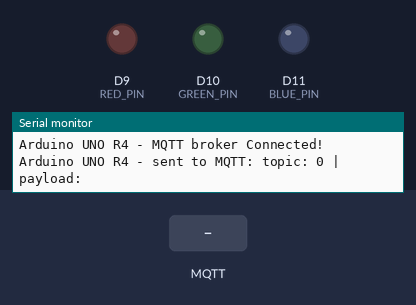
Bench run of a sketch on a simulated Arduino Uno R4 WiFi. Parts: output pins drawn as LEDs (lit = HIGH), the last lines printed to the serial monitor. The test bench sets the inputs (shaded band). WiFi joins after 1.5 s; servers stay silent unless stated; no MQTT or app messages arrive unless stated.

Above: at 12.7 s.
12.8 s: MQTT message "sunray_pckzy" arrives on the first subscribed topic
At 14.0 s:
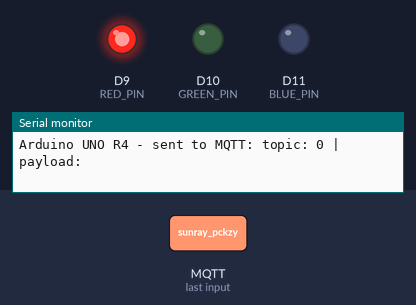
14.3 s: MQTT message "66070223/sunray_ohm" arrives on the first subscribed topic
At 15.3 s:
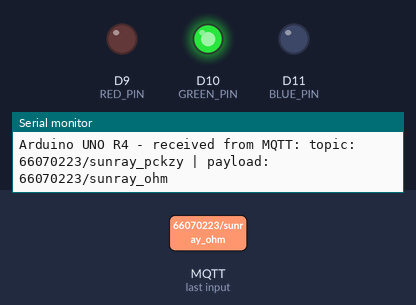
Timing chart, 0 to 17.3 s (numbered marks = the images above; inputs shaded):
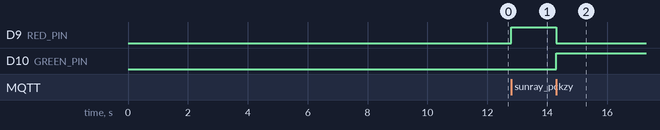

The sketch:

Sunrey.ino
```cpp
/*
 *
 * This Arduino UNO R4 code is made available for public use without any restriction
 *
 */

#include <WiFiS3.h>
#include <MQTTClient.h>

const char WIFI_SSID[] = ";-;";          // CHANGE TO YOUR WIFI SSID
const char WIFI_PASSWORD[] = "23092547";  // CHANGE TO YOUR WIFI PASSWORD

const char MQTT_BROKER_ADRRESS[] = "phycom.it.kmitl.ac.th";  // CHANGE TO MQTT BROKER'S ADDRESS
const int MQTT_PORT = 1883;
const char MQTT_CLIENT_ID[] = "Yumezuki";  // CHANGE IT AS YOU DESIRE
const char MQTT_USERNAME[] = "";                                            // CHANGE IT IF REQUIRED, empty if not required
const char MQTT_PASSWORD[] = "";                                            // CHANGE IT IF REQUIRED, empty if not required

// The MQTT topics that Arduino should publish/subscribe
const char PUBLISH_pckzy[] = "66070223/sunray_pckzy";
const char SUBSCRIBE_pckzy[] = "66070223/sunray_pckzy";  // ถ้ำของคุณปิ๊ก

const char PUBLISH_somchoon[] = "66070223/sunray_somchoon";
const char SUBSCRIBE_somchoon[] = "66070223/sunray_somchoon";  // ถ้ำของคุณส้มฉุน

const char PUBLISH_ohm[] = "66070223/sunray_ohm";
const char SUBSCRIBE_ohm[] = "66070223/sunray_ohm";  // ถ้ำของคุณโอม

const char PUBLISH_main[] = "66070223/sunray";
const char SUBSCRIBE_main[] = "66070223/sunray";  // ถ้ำของคุณโอม

const int PUBLISH_INTERVAL = 2 * 1000;  // 60 seconds

const int RED_PIN = 9;    // ขา Red
const int GREEN_PIN = 10;  // ขา Green
const int BLUE_PIN = 11;   // ขา Blue

WiFiClient network;
MQTTClient mqtt = MQTTClient(256);

unsigned long lastPublishTime = 0;

int sunray_pckzy = 0;
int sunray_somchoon = 0;
int sunray_ohm = 0;

int MAX = 0;
String who;

void setup() {
  Serial.begin(9600);

  pinMode(RED_PIN, OUTPUT);
  pinMode(GREEN_PIN, OUTPUT);
  pinMode(BLUE_PIN, OUTPUT);

  int status = WL_IDLE_STATUS;
  while (status != WL_CONNECTED) {
    Serial.print("Arduino UNO R4 - Attempting to connect to SSID: ");
    Serial.println(WIFI_SSID);
    // Connect to WPA/WPA2 network. Change this line if using open or WEP network:
    status = WiFi.begin(WIFI_SSID, WIFI_PASSWORD);

    // wait 10 seconds for connection:
    delay(10000);
  }
  // print your board's IP address:
  Serial.print("IP Address: ");
  Serial.println(WiFi.localIP());

  connectToMQTT();
}

void loop() {
  mqtt.loop();

  if (millis() - lastPublishTime > PUBLISH_INTERVAL) {
    sendToMQTT();
    lastPublishTime = millis();
  }
}

void connectToMQTT() {
  // Connect to the MQTT broker
  mqtt.begin(MQTT_BROKER_ADRRESS, MQTT_PORT, network);

  // Create a handler for incoming messages
  mqtt.onMessage(messageHandler);

  Serial.print("Arduino UNO R4 - Connecting to MQTT broker");

  while (!mqtt.connect(MQTT_CLIENT_ID, MQTT_USERNAME, MQTT_PASSWORD)) {
    Serial.print(".");
    delay(100);
  }
  Serial.println();

  if (!mqtt.connected()) {
    Serial.println("Arduino UNO R4 - MQTT broker Timeout!");
    return;
  }

  // Subscribe to a topic, the incoming messages are processed by messageHandler() function
  if (mqtt.subscribe(SUBSCRIBE_pckzy) &&
      mqtt.subscribe(SUBSCRIBE_somchoon) &&
      mqtt.subscribe(SUBSCRIBE_ohm)  &&
      mqtt.subscribe(SUBSCRIBE_main))
    Serial.print("Arduino UNO R4 - Subscribed to the topic: ");
  else
    Serial.print("Arduino UNO R4 - Failed to subscribe to the topic: ");

  Serial.print(SUBSCRIBE_pckzy);
  Serial.print(" , ");
  Serial.print(SUBSCRIBE_somchoon);
  Serial.print(" , ");
  Serial.println(SUBSCRIBE_ohm);
  Serial.print(" , ");
  Serial.println(SUBSCRIBE_main);
  Serial.println("Arduino UNO R4 - MQTT broker Connected!");
}

void sendToMQTT() {

  // String sunrey_str = String(MAX); // ทศนิยม 2 ตำแหน่ง
  char messageBuffer[10];
  // delay(1000); // หน่วงเวลา 1 วินาที

  if (who == "sunray_pckzy") {
    mqtt.publish(String(MAX), messageBuffer);
  } else if (who == "sunray_somchoon") {
    mqtt.publish(String(MAX), messageBuffer);
  } else if (who == "sunray_ohm") {
    mqtt.publish(String(MAX), messageBuffer);
  }


  // Convert the string to a char array for MQTT publishing

  // temperature_str.toCharArray(messageBuffer, 10);
  // val_str.toCharArray(messageBuffer, 10);

  // Publish the message to the MQTT topic


  // Print debug information to the Serial Monitor in one line
  Serial.println("Arduino UNO R4 - sent to MQTT: topic: " + String(MAX) + " | payload: " + String(messageBuffer));
}

// "66070223/sunray_pckzy";  // ถ้ำของคุณปิ๊ก
// "66070223/sunray_somchoon";
// "66070223/sunray_ohm";  // ถ้ำขอ

void messageHandler(String &topic, String &payload) {
  Serial.println("Arduino UNO R4 - received from MQTT: topic: " + topic + " | payload: " + payload);

  if (topic == "66070223/sunray_pckzy") {
    sunray_pckzy = payload.toInt();
  } else if (topic == "66070223/sunray_somchoon") {
    sunray_somchoon = payload.toInt();
  } else if (topic == "66070223/sunray_ohm") {
    sunray_ohm = payload.toInt();
  }

  if ((sunray_pckzy > sunray_somchoon) && (sunray_pckzy > sunray_ohm) ) {
    MAX = sunray_pckzy;
    who = "sunray_pckzy";
  } else if ((sunray_somchoon > sunray_pckzy) && (sunray_somchoon > sunray_ohm)) {
    MAX = sunray_somchoon;
    who = "sunray_somchoon";
  } else if ((sunray_ohm > sunray_pckzy) && (sunray_ohm > sunray_somchoon)) {
    MAX = sunray_ohm;
    who = "sunray_ohm";
  }

  if (MAX > 1000) {
    digitalWrite(RED_PIN, LOW);
    digitalWrite(GREEN_PIN, HIGH);
    digitalWrite(BLUE_PIN, LOW);
  } else if (MAX >= 700 && MAX <= 1000) {
    digitalWrite(RED_PIN, LOW);
    digitalWrite(GREEN_PIN, HIGH);
    digitalWrite(BLUE_PIN, HIGH);
  }  else if (MAX >= 300 && MAX <= 700) {
    digitalWrite(RED_PIN, LOW);
    digitalWrite(GREEN_PIN, LOW);
    digitalWrite(BLUE_PIN, HIGH);
  }  else if (MAX < 300) {
    digitalWrite(RED_PIN, HIGH);
    digitalWrite(GREEN_PIN, LOW);
    digitalWrite(BLUE_PIN, LOW);
  }

  // You can process the incoming data , then control something
  /*
  process something
  */
}
```

Measured:
- after the input at 12.8 s, D9 (RED_PIN): LOW → HIGH at once
- after the input at 14.3 s, D9 (RED_PIN): HIGH → LOW at once; D10 (GREEN_PIN): LOW → HIGH at once
